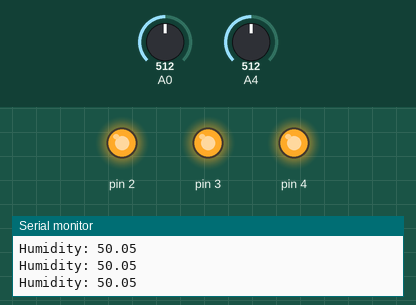
A sketch run on a simulated Arduino Uno, built with avr-gcc and run on an emulated ATmega328P. Shown: output pins drawn as LEDs (lit = HIGH), the last lines printed to the serial monitor. Inputs (shaded band) come from the test bench; at power-on: A4 = 512, A0 = 512.

Above: at 1.2 s.
1.3 s: A4 set to 207
4.3 s: A4 set to 183
At 4.9 s:
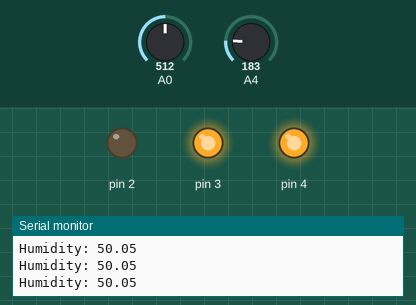
5.8 s: A4 set to 122
At 6.1 s:
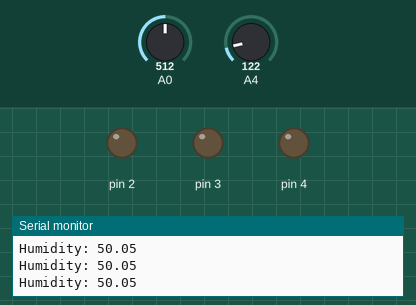
7.3 s: A0 set to 1007
8.8 s: A0 set to 1023
10.3 s: A4 set to 153
13.3 s: A4 set to 170
At 14.2 s:
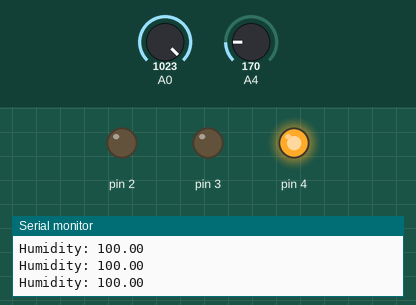
Timing chart, 0 to 15.8 s (numbered marks = the images above; inputs shaded):
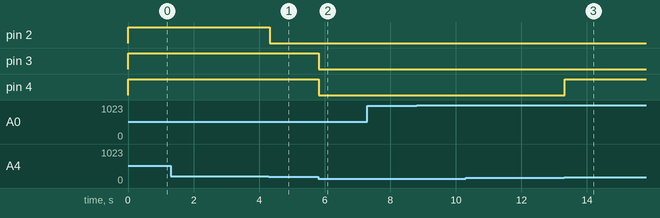

The sketch:

program_4_temp_sensor1.ino
```cpp
// C++ code
//
void setup()
{
  pinMode(2, OUTPUT);
  pinMode(3, OUTPUT);
  pinMode(4, OUTPUT);
  pinMode(A4, INPUT);
  pinMode(A0, INPUT);
  Serial.begin(9600);
}

void loop()
{
  float temp = analogRead(A4)*5.0/1024.0;
  temp=(temp-0.5)*100.0;
  float moisture=analogRead(A0);
  moisture = moisture/1023*100;
  Serial.print("Humidity: ");
  Serial.println(moisture);
  if(temp>45){
    digitalWrite(2, HIGH);
    digitalWrite(3, HIGH);
    digitalWrite(4, HIGH);
  }else if(temp>=35){
    digitalWrite(2, LOW);
    digitalWrite(3, HIGH);
    digitalWrite(4, HIGH);
  }else if(temp>=30){
    digitalWrite(2, LOW);
    digitalWrite(3, LOW);
    digitalWrite(4, HIGH);
  }else{
   	digitalWrite(2, LOW);
    digitalWrite(3, LOW);
    digitalWrite(4, LOW);
  }
}
```

Measured:
- the behaviour switches between 195 and 194 on A4 (found by bisection; images 0 and 1)
- the behaviour switches between 163 and 164 on A4 (found by bisection; images 2 and 3)
- after the input at 4.3 s, pin 2: HIGH → LOW at once
- after the input at 5.8 s, pin 3, pin 4: HIGH → LOW at once
- after the input at 13.3 s, pin 4: LOW → HIGH at once
